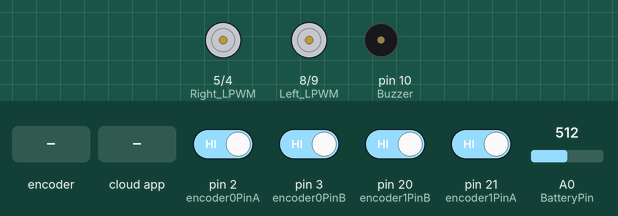
Simulated run of this sketch. Board: Arduino Mega 2560, built with avr-gcc and run on an emulated ATmega2560. On the bench: motor-driver pin pairs drawn as motors (green arrow = first pin HIGH = forward, orange = second pin HIGH = backward, longer = more drive, scaled by the enable pin), buzzer (waves = sounding). Inputs (shaded band) come from the test bench; at power-on: pin 2 (encoder0PinA), pin 3 (encoder0PinB), pin 20 (encoder1PinB), pin 21 (encoder1PinA) HIGH, A0 (BatteryPin) = 512. The ROS host is connected and sends only what is stated.

Above: at 1.2 s.
1.3 s: rotary encoder on pin 2 (encoder0PinA) / pin 3 (encoder0PinB) turned 3 steps (first pin leading)
At 1.55 s:
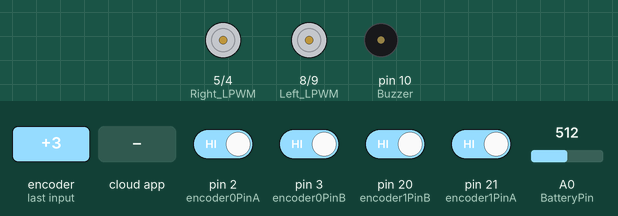
3.4 s: A0 (BatteryPin) set to 334
4.9 s: A0 (BatteryPin) set to 300
At 5.9 s:
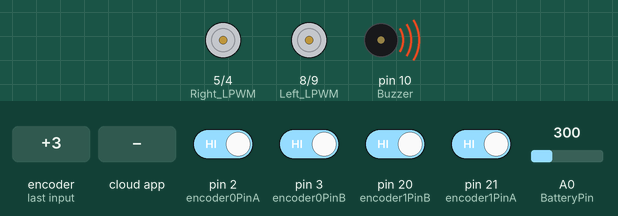
6.4 s: pin 20 (encoder1PinB) driven LOW
At 7.6 s:
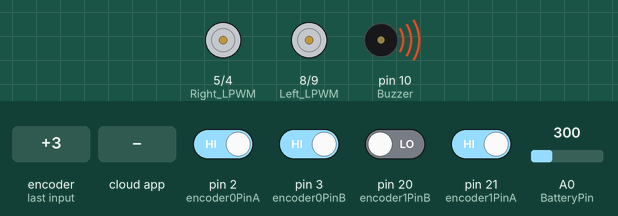
7.9 s: the phone or cloud app sets linear.x to -100
At 8.6 s:
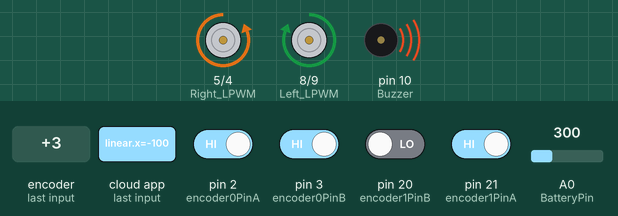
9.4 s: the phone or cloud app sets angular.z to 100
At 10.9 s:
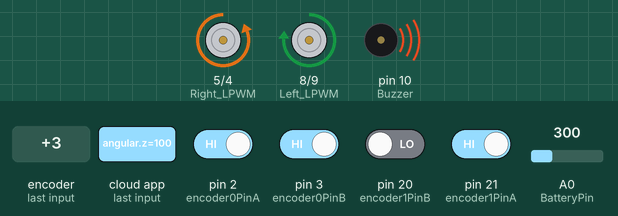
Timing chart, 0 to 11.9 s (numbered marks = the images above; inputs shaded):
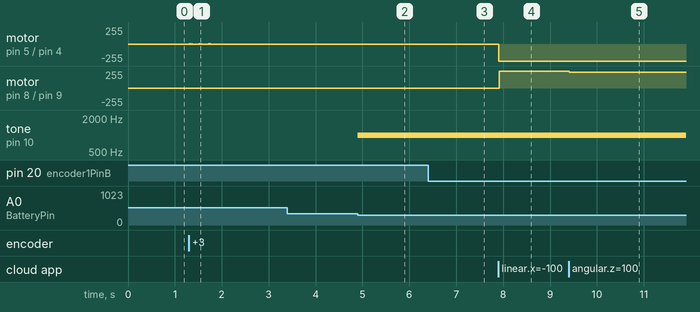

Measured:
- the behaviour switches between 319 and 318 on A0 (BatteryPin) (found by bisection; images 1 and 2)
- after the input at 1.3 s, motor on pin 5 (Right_LPWM) / pin 4 (Right_RPWM): stopped → forward 1/255 at once, then repeats every 0.20 s: stopped 0.01 s, forward 1/255 0.01 s, stopped 0.02 s, forward 1/255 0.01 s, stopped 0.01 s, backward 1/255 0.01 s, stopped 0.12 s, forward 1/255 0.01 s, until it stays stopped from 1.8 s
- after the input at 3.4 s, every drawn part: stays the same
- after the input at 4.9 s, tone on pin 10 (Buzzer): silent → 1000 Hz at once
- after the input at 6.4 s, motor on pin 8 (Left_LPWM) / pin 9 (Left_RPWM): stopped → backward 1/255 at once, → stopped 0.01 s later
- after the input at 7.9 s, motor on pin 5 (Right_LPWM) / pin 4 (Right_RPWM): stopped → backward 255/255 at once; motor on pin 8 (Left_LPWM) / pin 9 (Left_RPWM): stopped → forward 255/255 at once
- after the input at 9.4 s, motor on pin 8 (Left_LPWM) / pin 9 (Left_RPWM): forward 255/255 → forward 237/255 at once

The sketch:

Phase1_differentialdrive_ROS_tf_odom.ino
```cpp
//1m = 5850 encoder counts (still to reconfirm)

#include "ros.h"
#include <geometry_msgs/Twist.h>
#include <ros/time.h>
#include <tf/tf.h>
#include <tf/transform_broadcaster.h>
#include <nav_msgs/Odometry.h>
#include <std_msgs/String.h>
#include <geometry_msgs/Vector3Stamped.h>
#include <PID_v1.h>

///cmd_vel variables from ROS
float demandx;
float demandz;

ros::NodeHandle nh;
geometry_msgs::TransformStamped t;
nav_msgs::Odometry odom_msg;
ros::Publisher odom_pub("odom", &odom_msg);
tf::TransformBroadcaster broadcaster;

//** ROS Callback & Subscriber **
void velCallback( const geometry_msgs::Twist& vel)
  {
    demandx = vel.linear.x;
    demandz = vel.angular.z;
    //demandx = constrain(demandx, -0.25,0.25); //constrain the max speed
    //demandx = constrain(demandx, -1,1);
  }


ros::Subscriber<geometry_msgs::Twist> sub("cmd_vel" , velCallback); //Create a subscriber for ROS cnd_vel Topic
/*
geometry_msgs::Vector3Stamped speed_msg; //create a "speed_msg" ROS message
ros::Publisher speed_pub("speed", &speed_msg); //create a publisher to ROS topic "speed" using the "speed_msg" type
*/

//LIPO protection
const int BatteryPin = A0;
const int Buzzer = 10;
float LIPO_volt;

//PID Values for Right Wheel
double Pk0 = 1;
double Ik0 = 0;
double Dk0 = 0;

double Setpoint0, Input0, Output0, Output0a;
PID PID0(&Input0, &Output0, &Setpoint0, Pk0, Ik0, Dk0, DIRECT);

//PID Values for Left Wheel
double Pk1 = 1;
double Ik1 = 0;
double Dk1 = 0;

double Setpoint1, Input1, Output1, Output1a;
PID PID1(&Input1, &Output1, &Setpoint1, Pk1, Ik1, Dk1, DIRECT);


float demand0;
float demand1;

unsigned long currentMillis;
unsigned long previousMillis;

///////ROS
//tf
double x = 0;
double y = 0;
double theta = 0;

char base_link[] = "base_link";
char odom[] = "odom";

float pos0_mm_diff;
float pos1_mm_diff;
float pos_avg_mm_diff;
float pos_total_mm;


////RIGHT MOTOR
#define encoder0PinA 2 //Encoder 0 (Right Wheel) // Yellow wire
#define encoder0PinB 3 // White wire

#define Right_RPWM 4 //Right Motor PWM-pins
#define Right_LPWM 5
#define EN_MOTOR_RIGHT 47 //Rght Motor Enable pin


////LEFT MOTOR
#define encoder1PinA 21 //Encoder 1 (Left Wheel) // Yellow wire
#define encoder1PinB 20 // White wire

#define Left_RPWM 9 //Left Motor PWM-pins
#define Left_LPWM 8
#define EN_MOTOR_LEFT 49 //Left Motor Enable pin


volatile long encoder0Pos = 0; //encoder Right
volatile long encoder1Pos = 0; //encoder Left

float encoder0Diff;
float encoder1Diff;

float encoder0Error;
float encoder1Error;

float encoder0Prev;
float encoder1Prev;

int dir_0;
float pwr_0;


void setup() {

  pinMode(Buzzer, OUTPUT); //Burzzer for LIPO protection

  //Right Wheel
  pinMode(Right_RPWM, OUTPUT);
  pinMode(Right_LPWM, OUTPUT);
  pinMode(encoder0PinA, INPUT_PULLUP);
  pinMode(encoder0PinB, INPUT_PULLUP);
  attachInterrupt(digitalPinToInterrupt(encoder0PinA),doEncoderA_right, CHANGE);
  attachInterrupt(digitalPinToInterrupt(encoder0PinB),doEncoderB_right, CHANGE);
  pinMode(EN_MOTOR_RIGHT,OUTPUT);
  digitalWrite(EN_MOTOR_RIGHT, LOW);

  //Left Wheel
  pinMode(Left_RPWM, OUTPUT);
  pinMode(Left_LPWM, OUTPUT);
  pinMode(encoder1PinA, INPUT_PULLUP);
  pinMode(encoder1PinB, INPUT_PULLUP);
  attachInterrupt(digitalPinToInterrupt(encoder1PinA),doEncoderA_left, CHANGE);
  attachInterrupt(digitalPinToInterrupt(encoder1PinB),doEncoderB_left, CHANGE);
  pinMode(EN_MOTOR_LEFT,OUTPUT);
  digitalWrite(EN_MOTOR_LEFT, LOW);

  //PID_Right
  PID0.SetMode(AUTOMATIC);
  PID0.SetOutputLimits(-255,255); //Limit maximum PWM
  PID0.SetSampleTime(10);

  //PID_Left
  PID1.SetMode(AUTOMATIC);
  PID1.SetOutputLimits(-255,255);
  PID1.SetSampleTime(10);

  //Serial monitor
  //Serial1.begin(115200);

  //ROS
  nh.getHardware() -> setBaud(115200);
  nh.initNode(); //initialise ROS
  nh.subscribe(sub); //subscribe to cmd_vel topic
  nh.advertise(odom_pub); //publish /odom
  broadcaster.init(nh);
}

void loop() {

  nh.spinOnce(); //listen to ROS msgs + activate the callback if there is one

  currentMillis= millis();
  if(currentMillis - previousMillis >= 10){ //start of timed loop = 10ms cycle
    previousMillis = currentMillis;


    /*  5650 encodercount for 1m. 56.5 encodercounts met 10 millisecond loop at 1 m/s velocity
     *  56.5 encodercunt per mm.
     *
     *  Distance between wheels is 320mm. Half = 160mm
     *  Circumfrence of 320mm circle is: 320*pi = 1005mm, to turn 180 degrees, each wheel needs to drive half of 1005mm, or 502mm
     *  So to turn 180 degrees, each wheel needs to trun 502/pi = 160mm
     *
     */

    demand0 = demandx - (demandz*0.160);//differential drive, ROS gives x and z variables. x = forward/backward, z = rotating
    demand1 = demandx + (demandz*0.160);


    encoder0Diff = encoder0Pos - encoder0Prev; //workout the difference from last time, this is the current speed in count per 10ms
    encoder1Diff = encoder1Pos - encoder1Prev;

    encoder0Error = (demand0*56.5) - encoder0Diff;
    encoder1Error = (demand1*56.5) - encoder1Diff;

    encoder0Prev = encoder0Pos;
    encoder1Prev = encoder1Pos;

    pos0_mm_diff = encoder0Diff / 56.5;
    pos1_mm_diff = encoder1Diff / 56.5;

    pos_avg_mm_diff = (pos0_mm_diff + pos1_mm_diff)/2;
    pos_total_mm += pos_avg_mm_diff;

    //Serial1.print("Right Position: ");
    //Serial1.print(encoder0Pos);
    //Serial1.print(" , ");
    //Serial1.print("Left Position: ");
    //Serial1.print(encoder1Pos);
    //Serial1.println("");

    //PID for Both Wheels
    Setpoint0 = demand0*56.5*5; //added factor 5 to match speed 1 m/s IRL
    Setpoint1 = demand1*56.5*5;
    Input0 = encoder0Diff;
    Input1 = encoder1Diff;
    PID0.Compute();
    PID1.Compute();

    //digitalWrite(EN_MOTOR_LEFT, HIGH);
    //digitalWrite(EN_MOTOR_RIGHT, HIGH);


    if(Output0 > 0 ){
      digitalWrite(EN_MOTOR_RIGHT, HIGH);
      Output0a = abs(Output0);
      analogWrite(Right_LPWM,Output0a);
      analogWrite(Right_RPWM,0);
     }

     else if(Output0 < 0){
      digitalWrite(EN_MOTOR_RIGHT, HIGH);
      Output0a = abs(Output0);
      analogWrite(Right_LPWM,0);
      analogWrite(Right_RPWM,Output0a);

     }
     else {
      digitalWrite(EN_MOTOR_RIGHT, LOW);
      analogWrite(Left_LPWM,0);
      analogWrite(Left_RPWM,0);
      }

     if(Output1 > 0){
      digitalWrite(EN_MOTOR_LEFT, HIGH);
      Output1a = abs(Output1);
      analogWrite(Left_LPWM,0);
      analogWrite(Left_RPWM,Output1a);
     }

     else if(Output1 < 0){
      digitalWrite(EN_MOTOR_LEFT, HIGH);
      Output1a = abs(Output1);
      analogWrite(Left_LPWM,Output1a);
      analogWrite(Left_RPWM,0);
     }
     else {
      digitalWrite(EN_MOTOR_LEFT, LOW);
      analogWrite(Left_LPWM,0);
      analogWrite(Left_RPWM,0);
     }

     //calc angle or rotation for broadcast to tf
     theta  += (pos1_mm_diff - pos0_mm_diff) / 360;

     if(theta > PI){theta -=TWO_PI;}
     if(theta < (-PI)){theta +=TWO_PI;}

     //calc x and y to broadcast with tf
     x += pos_avg_mm_diff * cos(theta*10);
     y += pos_avg_mm_diff * sin(theta*10);

     // *** broadcast odom -> base_link transfrom with tf ***
     geometry_msgs::TransformStamped t;

     t.header.frame_id = odom;
     t.child_frame_id = base_link;

     t.transform.translation.x = x/100;
     t.transform.translation.y = y/100;
     t.transform.translation.z = 0;

     t.transform.rotation = tf::createQuaternionFromYaw(theta*10);
     t.header.stamp = nh.now();

     broadcaster.sendTransform(t);

     // *** broadcast odom mesaage ***
     nav_msgs::Odometry odom_msg;
     odom_msg.header.stamp = nh.now();
     odom_msg.header.frame_id = odom;
     odom_msg.pose.pose.position.x = x/100;
     odom_msg.pose.pose.position.y = y/100;
     odom_msg.pose.pose.position.z = 0.0;
     odom_msg.pose.pose.orientation = tf::createQuaternionFromYaw(theta*10);

     odom_msg.child_frame_id = base_link;
     odom_msg.twist.twist.linear.x = ((pos0_mm_diff + pos1_mm_diff) /2)/2; //forward velocity
     odom_msg.twist.twist.linear.y = 0.0; //robot does not move sideways
     odom_msg.twist.twist.angular.z = ((pos1_mm_diff - pos0_mm_diff)/360)*500; //angular velocity

     odom_pub.publish(&odom_msg);


      //Serial1.println("Output Right ");
      //Serial1.println(Output0);
      //Serial1.println("Output Left ");
      //Serial1.println(Output1);


      LIPO_volt = (((analogRead(BatteryPin) * 5.0 / 1023.0)/1.2) * (1.2+6.2)); //voltagedivider 1.2k+6.2k resistors
      //Serial.print("LIPO_Volt:");
      //Serial.println(LIPO_volt);
      if(LIPO_volt < 9.6){
        tone(Buzzer, 1000);
        //Serial.println("LOW BATTERY");
      }
      else{noTone(Buzzer);}
    }// end of timed loop
}// end of main loop

// ****encoder interrupts****
//Encoder 0 (Right Wheel)

void doEncoderA_right(){

  if(digitalRead(encoder0PinA) == HIGH){
    if(digitalRead(encoder0PinB) == LOW){
      encoder0Pos = encoder0Pos - 1;
     }
     else{
      encoder0Pos = encoder0Pos + 1;
      }
    }
    else{
      if(digitalRead(encoder0PinB) == HIGH){
        encoder0Pos = encoder0Pos - 1;
        }
        else{
          encoder0Pos = encoder0Pos + 1;
        }
     }
  }

  void doEncoderB_right(){

  if(digitalRead(encoder0PinB) == HIGH){
    if(digitalRead(encoder0PinA) == LOW){
      encoder0Pos = encoder0Pos - 1;
     }
     else{
      encoder0Pos = encoder0Pos + 1;
      }
    }
    else{
      if(digitalRead(encoder0PinA) == LOW){
        encoder0Pos = encoder0Pos - 1;
        }
        else{
          encoder0Pos = encoder0Pos + 1;
        }
     }
  }

  //Encoder 1 (Left Wheel)

void doEncoderA_left(){

  if(digitalRead(encoder1PinA) == HIGH){
    if(digitalRead(encoder1PinB) == LOW){
      encoder1Pos = encoder1Pos + 1;
     }
     else{
      encoder1Pos = encoder1Pos - 1;
      }
    }
    else{
      if(digitalRead(encoder1PinB) == HIGH){
        encoder1Pos = encoder1Pos + 1;
        }
        else{
          encoder1Pos = encoder1Pos - 1;
        }
     }
  }

  void doEncoderB_left(){

  if(digitalRead(encoder1PinB) == HIGH){
    if(digitalRead(encoder1PinA) == LOW){
      encoder1Pos = encoder1Pos + 1;
     }
     else{
      encoder1Pos = encoder1Pos - 1;
      }
    }
    else{
      if(digitalRead(encoder1PinA) == LOW){
        encoder1Pos = encoder1Pos + 1;
        }
        else{
          encoder1Pos = encoder1Pos - 1;
        }
     }
  }
```
